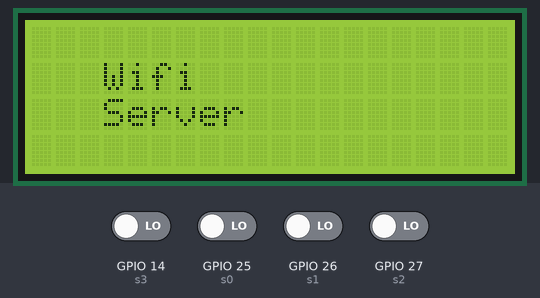
The sketch below on a simulated ESP32. Shown: 20×4 character LCD. The test bench sets the inputs (shaded band); at power-on: GPIO 14 (s3), GPIO 25 (s0), GPIO 26 (s1), GPIO 27 (s2) LOW. WiFi joins after 1.5 s; servers stay silent unless stated; what the sketch prints to the serial monitor is not drawn.

Above: at 2.8 s.
2.9 s: GPIO 14 (s3) driven HIGH
6.8 s: GPIO 25 (s0) driven HIGH
8.8 s: GPIO 26 (s1) driven HIGH
At 9.9 s:
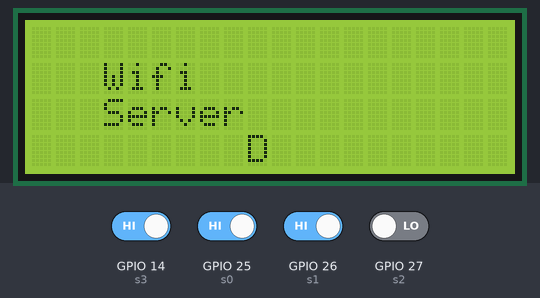
12.7 s: GPIO 27 (s2) driven HIGH
16.6 s: GPIO 26 (s1) driven LOW
20.5 s: GPIO 27 (s2) driven LOW
Timing chart, 0 to 23.5 s (numbered marks = the images above; inputs shaded):
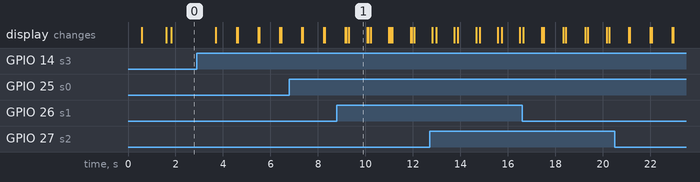

The sketch:

esp_control3_smlab.ino
```cpp
#include <WiFi.h>
#include <Wire.h>
#include <LiquidCrystal_I2C.h>

//----------Pin Definitions----------//
#define j0_x 36
#define j0_y 39
#define p0 34

#define j1_x 35
#define j1_y 32
#define p1 33

#define s0 25
#define s1 26
#define s2 27
#define s3 14

#define lcd_heading(heading) lcd.setCursor(3,0);lcd.print(heading)
#define lcd_line1(line1) lcd.setCursor(3,1);lcd.print(line1)
#define lcd_line2(line2) lcd.setCursor(3,2);lcd.print(line2)
#define lcd_line3(line3) lcd.setCursor(9,3);lcd.print(line3)

LiquidCrystal_I2C lcd(0x27,20,4);  // set the LCD address to 0x27 for a 16 chars and 2 line display

int col = 20;
int row = 4;
const char* ssid = "";
const char* password =  "";

const uint16_t port = 8090;
const char * host = "";

int buttonPushCounter = 0;   // counter for the number of button presses
int buttonState = 0;         // current state of the button
int lastButtonState = 0;     // previous state of the button

int secButtonPushCounter = 0;   // counter for the number of button presses
int secButtonState = 0;         // current state of the button
int secLastButtonState = 0;     // previous state of the button
//
//int 3ButtonPushCounter = 0;   // counter for the number of button presses
int ButtonState3 = 0;         // current state of the button
int LastButtonState3 = 0;
//
//int 4ButtonPushCounter = 0;   // counter for the number of button presses
int buttonState4 = 0;         // current state of the button
int LastButtonState4 = 0;
char message = 'K';

int menuOption=0;

void setup()
{
  lcd.init();                      // initialize the lcd
  lcd.backlight();
  Serial.begin(115200);

  pinMode(s0,INPUT);
  pinMode(s1,INPUT);

  pinMode(s2,INPUT);
  pinMode(s3,INPUT);

  lcd.clear();


  WiFi.begin(ssid, password);
  while (WiFi.status() != WL_CONNECTED) {
    delay(500);
    Serial.println("...");
    lcd_line1("Connecting..");
  }
  lcd.clear();
  Serial.print("WiFi connected with IP: ");
  Serial.println(WiFi.localIP());
  lcd_line1("Wifi");

}

void loop()
{
    WiFiClient client;

    if (!client.connect(host, port)) {

        Serial.println("Connection to host failed");
        lcd_line2("Server_error");

        delay(500);
        return;
    }
    lcd.clear();
    message='K';
    buttonState = digitalRead(s0);
    secButtonState = digitalRead(s3);
    ButtonState3=digitalRead(s2);
    buttonState4=digitalRead(s1);
    lcd_line1("Wifi");
    lcd_line2("Server");

    if (buttonState != lastButtonState) {

      message='W';
      lcd_line3("W");
      }// Delay a little bit to avoid bouncing
    delay(50);
    lastButtonState = buttonState;

    if (secButtonState != secLastButtonState) {

    message='S';
    lcd_line3("S");
    }// Delay a little bit to avoid bouncing
    delay(50);

    secButtonState=secLastButtonState;

    if(ButtonState3!=LastButtonState3){

    message='A';
    lcd_line3("A");
    }// Delay a little bit to avoid bouncing
    delay(50);

    ButtonState3=LastButtonState3;

    if (buttonState4!=LastButtonState4){

    message='D';
    lcd_line3("D");
    }// Delay a little bit to avoid bouncing
    delay(50);
    buttonState4=LastButtonState4;


    Serial.println("Connected to server successful!");

    client.print(message);

    //Serial.println("Disconnecting...");
    client.stop();

    delay(500);
}
```

Measured:
- after the input at 8.8 s, the display: first differs from a run without the input after 0.50 s (image 1)
- what the display in image 1 shows lasts 0.8 s, from 9.3 s to 10.1 s
